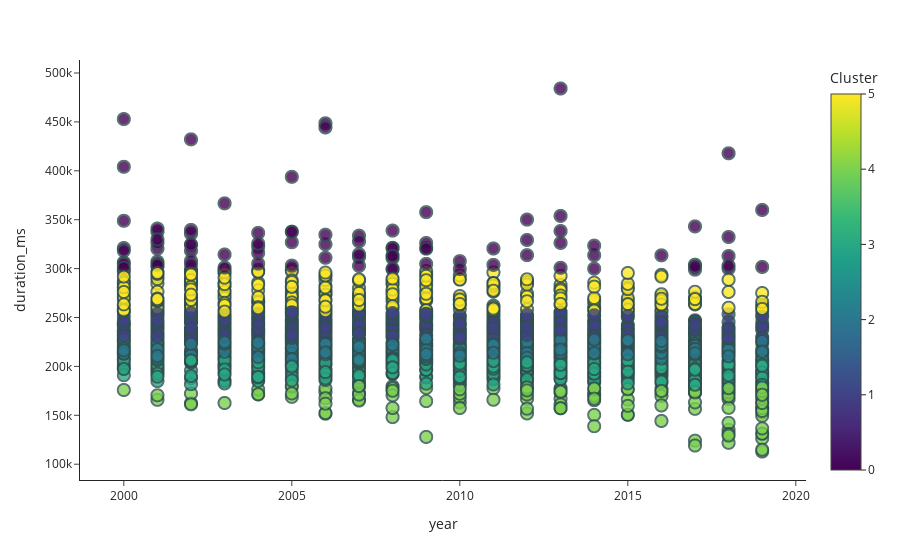

This figure's notebook cell:
### Code cell
fig = px.scatter(spotify_cluster_df, x="year", y = "duration_ms", color='Cluster',
                 opacity = 0.8, size_max=30, template="simple_white")

fig.update_traces(marker=dict(size=12,
                              line=dict(width=2,
                                        color='DarkSlateGrey')),
                  selector=dict(mode='markers'))

fig.show()

### Figure 1 — Plotly figure (JSON) as saved in the notebook; plotly's stock layout.template omitted (floating-point values rounded to 4 significant figures; data arrays with more than 128 entries replaced by an {"elided": "..."} marker saying what was removed)
{"data": [{"hovertemplate": "year=%{x}<br>duration_ms=%{y}<br>Cluster=%{marker.color}<extra></extra>", "legendgroup": "", "marker": {"color": {"elided": "1899 int values"}, "coloraxis": "coloraxis", "line": {"color": "DarkSlateGrey", "width": 2}, "opacity": 0.8, "size": 12, "symbol": "circle"}, "mode": "markers", "name": "", "showlegend": false, "type": "scattergl", "x": {"elided": "1899 int values"}, "xaxis": "x", "y": {"elided": "1899 int values"}, "yaxis": "y"}], "layout": {"coloraxis": {"colorbar": {"title": {"text": "Cluster"}}, "colorscale": [[0, "#440154"], [0.1111, "#482878"], [0.2222, "#3e4989"], [0.3333, "#31688e"], [0.4444, "#26828e"], [0.5556, "#1f9e89"], [0.6667, "#35b779"], [0.7778, "#6ece58"], [0.8889, "#b5de2b"], [1, "#fde725"]]}, "legend": {"tracegroupgap": 0}, "margin": {"t": 60}, "xaxis": {"anchor": "y", "domain": [0, 1], "title": {"text": "year"}}, "yaxis": {"anchor": "x", "domain": [0, 1], "title": {"text": "duration_ms"}}}}
